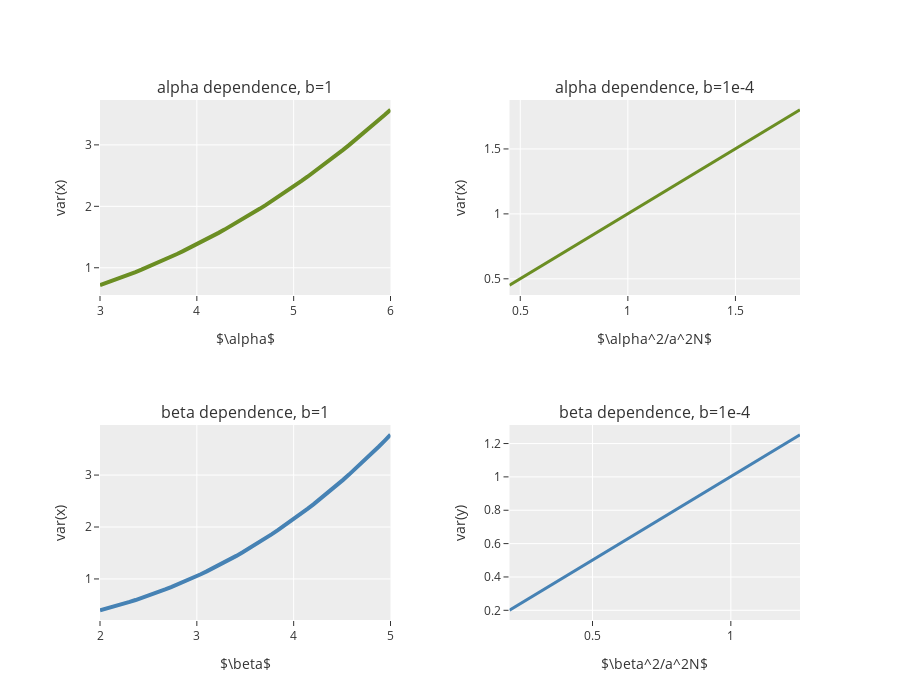

Source (notebook cell):
### Code cell
# Create figure
fig = make_subplots(rows=2, cols=2, horizontal_spacing=0.17,
                  subplot_titles=(
                                  "alpha dependence, b=1",
                                  "alpha dependence, b=1e-4",
                                 "beta dependence, b=1",
                                  "beta dependence, b=1e-4"))


#---------vary alpha, noisy
df_alpha = pd.DataFrame(crlbs_alpha[0], columns=col)
fig.add_trace(
        go.Scatter(
            visible=True,
            showlegend=False,
            line=dict(color="olivedrab", width=4),
            x=alpha,
            y=df_alpha["var(x)"]),
        row=1, col=1
    )
#---------vary alpha, low noise
df_alpha = pd.DataFrame(crlbs_alpha[1], columns=col)
fig.add_trace(
        go.Scatter(
            visible=True,
            showlegend=False,
            line=dict(color="olivedrab", width=3),
            x=alpha**2/a**2/N,
            y=df_alpha["var(x)"]),
        row=1, col=2
    )

#---------vary beta, noisy
df_beta = pd.DataFrame(crlbs_beta[0], columns=col)
fig.add_trace(
        go.Scatter(
            visible=True,
            showlegend=False,
            line=dict(color="steelblue", width=4),
            x=betas[0],
            y=df_beta["var(y)"]),
        row=2, col=1
    )
#---------vary beta, low noise
df_beta = pd.DataFrame(crlbs_beta[1], columns=col)
fig.add_trace(
        go.Scatter(
            visible=True,
            showlegend=False,
            line=dict(color="steelblue", width=3),
            x=np.array(betas[1])**2/a**2/N,
            y=df_beta["var(y)"]),
        row=2, col=2
    )



fig.update_xaxes(title_text="$\\alpha$", row=1, col=1)
fig.update_yaxes(title_text="var(x)", row=1, col=1)

fig.update_xaxes(title_text="$\\alpha^2/a^2N$", row=1, col=2)
fig.update_yaxes(title_text="var(x)", row=1, col=2)

fig.update_xaxes(title_text="$\\beta$", row=2, col=1)
fig.update_yaxes(title_text="var(x)", row=2, col=1)

fig.update_xaxes(title_text="$\\beta^2/a^2N$", row=2, col=2)
fig.update_yaxes(title_text="var(y)", row=2, col=2)

fig.update_layout(height=700, template = "ggplot2", margin=dict(l=100, r=100, t=100, b=80))
fig.show()

### Figure 1 — Plotly figure (JSON) as saved in the notebook; plotly's stock layout.template omitted (floating-point values rounded to 4 significant figures)
{"data": [{"line": {"color": "olivedrab", "width": 4}, "showlegend": false, "type": "scatter", "visible": true, "x": [3, 3.061, 3.122, 3.184, 3.245, 3.306, 3.367, 3.429, 3.49, 3.551, 3.612, 3.673, 3.735, 3.796, 3.857, 3.918, 3.98, 4.041, 4.102, 4.163, 4.224, 4.286, 4.347, 4.408, 4.469, 4.531, 4.592, 4.653, 4.714, 4.776, 4.837, 4.898, 4.959, 5.02, 5.082, 5.143, 5.204, 5.265, 5.327, 5.388, 5.449, 5.51, 5.571, 5.633, 5.694, 5.755, 5.816, 5.878, 5.939, 6], "xaxis": "x", "y": [0.7151, 0.7486, 0.7831, 0.8185, 0.8548, 0.892, 0.9302, 0.9694, 1.009, 1.05, 1.092, 1.135, 1.179, 1.224, 1.27, 1.317, 1.365, 1.414, 1.465, 1.516, 1.568, 1.621, 1.675, 1.731, 1.787, 1.845, 1.903, 1.963, 2.024, 2.086, 2.149, 2.213, 2.279, 2.345, 2.413, 2.482, 2.552, 2.623, 2.695, 2.769, 2.844, 2.92, 2.997, 3.075, 3.155, 3.236, 3.318, 3.401, 3.486, 3.572], "yaxis": "y"}, {"line": {"color": "olivedrab", "width": 3}, "showlegend": false, "type": "scatter", "visible": true, "x": [0.45, 0.4686, 0.4875, 0.5068, 0.5265, 0.5465, 0.567, 0.5878, 0.6089, 0.6305, 0.6524, 0.6747, 0.6974, 0.7204, 0.7439, 0.7677, 0.7919, 0.8164, 0.8413, 0.8666, 0.8923, 0.9184, 0.9448, 0.9716, 0.9988, 1.026, 1.054, 1.083, 1.111, 1.14, 1.17, 1.2, 1.23, 1.26, 1.291, 1.322, 1.354, 1.386, 1.419, 1.451, 1.485, 1.518, 1.552, 1.586, 1.621, 1.656, 1.691, 1.727, 1.763, 1.8], "xaxis": "x2", "y": [0.4504, 0.469, 0.4879, 0.5072, 0.5269, 0.547, 0.5675, 0.5883, 0.6095, 0.631, 0.653, 0.6753, 0.698, 0.7211, 0.7445, 0.7684, 0.7926, 0.8171, 0.8421, 0.8674, 0.8931, 0.9192, 0.9457, 0.9725, 0.9997, 1.027, 1.055, 1.084, 1.112, 1.141, 1.171, 1.201, 1.231, 1.261, 1.292, 1.324, 1.355, 1.388, 1.42, 1.453, 1.486, 1.52, 1.554, 1.588, 1.623, 1.658, 1.693, 1.729, 1.765, 1.802], "yaxis": "y2"}, {"line": {"color": "steelblue", "width": 4}, "showlegend": false, "type": "scatter", "visible": true, "x": [2, 2.061, 2.122, 2.184, 2.245, 2.306, 2.367, 2.429, 2.49, 2.551, 2.612, 2.673, 2.735, 2.796, 2.857, 2.918, 2.98, 3.041, 3.102, 3.163, 3.224, 3.286, 3.347, 3.408, 3.469, 3.531, 3.592, 3.653, 3.714, 3.776, 3.837, 3.898, 3.959, 4.02, 4.082, 4.143, 4.204, 4.265, 4.327, 4.388, 4.449, 4.51, 4.571, 4.633, 4.694, 4.755, 4.816, 4.878, 4.939, 5], "xaxis": "x3", "y": [0.3972, 0.4267, 0.4575, 0.4897, 0.5231, 0.558, 0.5942, 0.6319, 0.671, 0.7115, 0.7535, 0.797, 0.8421, 0.8887, 0.9368, 0.9865, 1.038, 1.091, 1.146, 1.202, 1.26, 1.32, 1.381, 1.444, 1.509, 1.576, 1.645, 1.715, 1.787, 1.862, 1.938, 2.016, 2.096, 2.178, 2.262, 2.348, 2.436, 2.526, 2.618, 2.713, 2.809, 2.908, 3.009, 3.111, 3.217, 3.324, 3.434, 3.546, 3.66, 3.776], "yaxis": "y3"}, {"line": {"color": "steelblue", "width": 3}, "showlegend": false, "type": "scatter", "visible": true, "x": [0.2, 0.2124, 0.2252, 0.2384, 0.252, 0.2659, 0.2802, 0.2949, 0.31, 0.3254, 0.3412, 0.3574, 0.3739, 0.3909, 0.4082, 0.4258, 0.4439, 0.4623, 0.4811, 0.5003, 0.5199, 0.5398, 0.5601, 0.5808, 0.6018, 0.6233, 0.6451, 0.6672, 0.6898, 0.7127, 0.736, 0.7597, 0.7838, 0.8082, 0.833, 0.8582, 0.8837, 0.9096, 0.9359, 0.9626, 0.9897, 1.017, 1.045, 1.073, 1.102, 1.131, 1.16, 1.19, 1.22, 1.25], "xaxis": "x4", "y": [0.2004, 0.2128, 0.2256, 0.2388, 0.2524, 0.2664, 0.2807, 0.2954, 0.3105, 0.3259, 0.3418, 0.358, 0.3746, 0.3915, 0.4089, 0.4266, 0.4447, 0.4631, 0.482, 0.5012, 0.5208, 0.5407, 0.5611, 0.5818, 0.6029, 0.6244, 0.6462, 0.6685, 0.6911, 0.714, 0.7374, 0.7611, 0.7852, 0.8097, 0.8346, 0.8598, 0.8854, 0.9114, 0.9378, 0.9645, 0.9917, 1.019, 1.047, 1.075, 1.104, 1.133, 1.162, 1.192, 1.222, 1.253], "yaxis": "y4"}], "layout": {"annotations": [{"font": {"size": 16}, "showarrow": false, "text": "alpha dependence, b=1", "x": 0.2075, "xanchor": "center", "xref": "paper", "y": 1, "yanchor": "bottom", "yref": "paper"}, {"font": {"size": 16}, "showarrow": false, "text": "alpha dependence, b=1e-4", "x": 0.7925, "xanchor": "center", "xref": "paper", "y": 1, "yanchor": "bottom", "yref": "paper"}, {"font": {"size": 16}, "showarrow": false, "text": "beta dependence, b=1", "x": 0.2075, "xanchor": "center", "xref": "paper", "y": 0.375, "yanchor": "bottom", "yref": "paper"}, {"font": {"size": 16}, "showarrow": false, "text": "beta dependence, b=1e-4", "x": 0.7925, "xanchor": "center", "xref": "paper", "y": 0.375, "yanchor": "bottom", "yref": "paper"}], "height": 700, "margin": {"b": 80, "l": 100, "r": 100, "t": 100}, "xaxis": {"anchor": "y", "domain": [0, 0.415], "title": {"text": "$\\alpha$"}}, "xaxis2": {"anchor": "y2", "domain": [0.585, 1], "title": {"text": "$\\alpha^2/a^2N$"}}, "xaxis3": {"anchor": "y3", "domain": [0, 0.415], "title": {"text": "$\\beta$"}}, "xaxis4": {"anchor": "y4", "domain": [0.585, 1], "title": {"text": "$\\beta^2/a^2N$"}}, "yaxis": {"anchor": "x", "domain": [0.625, 1], "title": {"text": "var(x)"}}, "yaxis2": {"anchor": "x2", "domain": [0.625, 1], "title": {"text": "var(x)"}}, "yaxis3": {"anchor": "x3", "domain": [0, 0.375], "title": {"text": "var(x)"}}, "yaxis4": {"anchor": "x4", "domain": [0, 0.375], "title": {"text": "var(y)"}}}}
